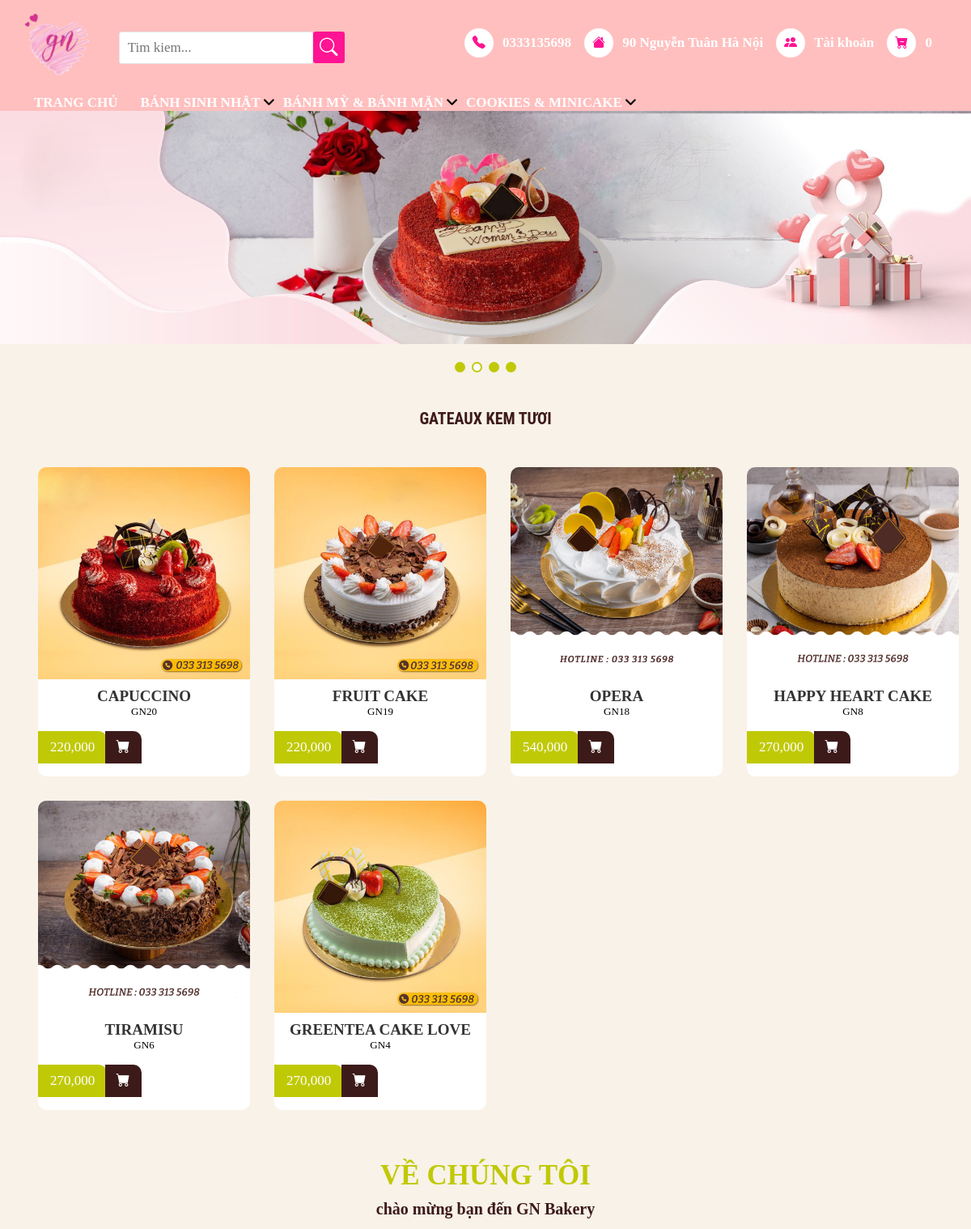
Page /index.php?category=1 (upper part) on the earlier database version.
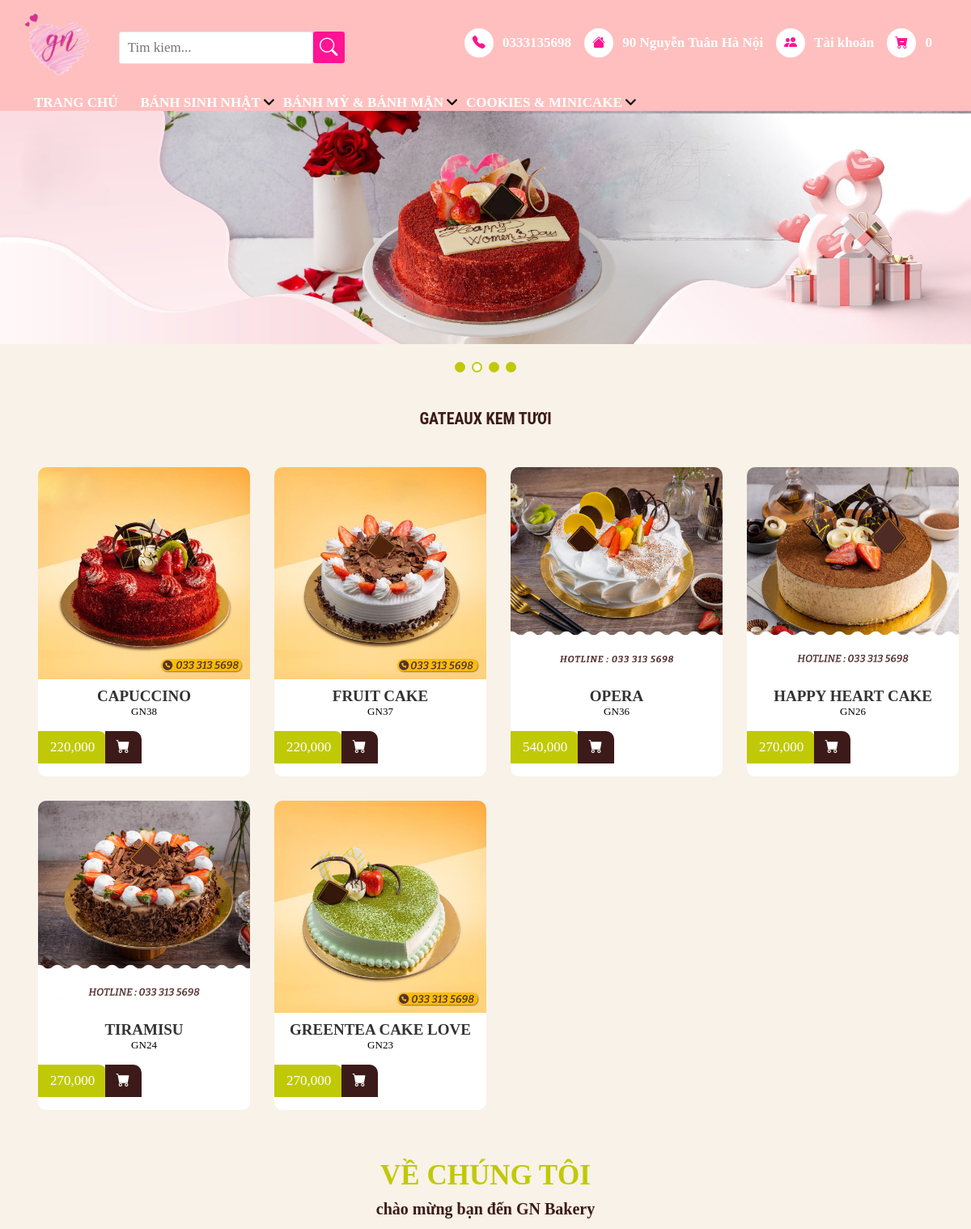
Same page on the later database version.
### tables this page shows
CREATE TABLE `categories` (
  `id` int(11) NOT NULL,
  `name` varchar(50) NOT NULL
);

CREATE TABLE `products` (
  `id` int(11) NOT NULL,
  `name` varchar(50) NOT NULL,
  `image` varchar(255) NOT NULL,
  `size` int(11) NOT NULL,
  `price` float NOT NULL,
  `description` text NOT NULL,
  `status` tinyint(1) NOT NULL DEFAULT '1',
  `category_detail_id` int(11) NOT NULL,
  `user_id` int(11) NOT NULL
);

### index.php (the view, shortened to what the changed rows need)
<?php
  require './database/connect.php';
  $where = 1;
  if(isset($_GET['category'])) {
    $category = $_GET['category'];
    $where = "category_detail_id = '$category'";
  }
  $sql = "SELECT products.*, category_detail.name as category_name FROM products
  join category_detail on category_detail.id = products.category_detail_id
  where $where
  order by category_detail_id ASC, products.id desc";
  $result = mysqli_query($connect, $sql);
?>
<!DOCTYPE html>
<html>
<head>
  <link rel="stylesheet" href="https://cdn.jsdelivr.net/npm/bootstrap-icons@1.8.1/font/bootstrap-icons.css">
  <link href="https://cdn.jsdelivr.net/npm/bootstrap@5.1.3/dist/css/bootstrap.min.css" rel="stylesheet"
>
  <link rel="stylesheet" type="text/css" href="css/style.css">
  <link rel="stylesheet" href="https://cdnjs.cloudflare.com/ajax/libs/font-awesome/6.0.0/css/all.min.css">
  <link rel="stylesheet" type="text/css" href="css/slick-style.css">
  <link rel="stylesheet" type="text/css" href="https://cdn.jsdelivr.net/npm/slick-carousel@1.8.1/slick/slick.css" />
  <link rel="stylesheet" href="https://cdnjs.cloudflare.com/ajax/libs/font-awesome/4.7.0/css/font-awesome.min.css">
</head>
<body>
  <?php require './header.php'; ?>
  <br>
  <div id="intro">
    <ul class="products">
      <?php foreach($result as $each) { ?>
        <li>
          <div class="product-item">
            <div class="product-top">
              <a href="./product.php?id=<?= $each['id'] ?>" class="product-thumb">
                <img src="./assets/images/products/<?= $each['image'] ?>" alt="">
              </a>
            </div>
            <div class="product-info">
              <a href="./product.php?id=<?= $each['id'] ?>" class="product-cat"><?= $each['name'] ?></a>
              <p class="product-name">GN<?= $each['id'] ?></p>
              <div class="product-price-action">
                <p class="product-price"><?= number_format($each['price'], 0, '.', ',') ?></p>
                <div class="product-action">
                  <form action="view_cart.php?id=<?= $each['id'] ?>" method="POST">
                  <button   type="submit" name="addcart" class="btn-action"><i class="bi bi-cart-fill"></i>
                  </button>
      </form>
                </div>
              </div>
            </div>
          </div>
        </li>
      <?php } ?>
  </div>
  <section class="about-introduce clearfix">
    <div class="title-text">
      <h2>chào mừng bạn đến GN Bakery</h2>
    </div>
  </section>
</body>
</html>

### header.php (shortened to what the changed rows need)
<?php
require './database/connect.php';
    $sql = "select * from categories";
    $categories = mysqli_query($connect, $sql);
?>
  <header class="medium-header">
    <div class="site-header">
      <div class="header-left">
        <div class="logo">
          <h1>
            <a href="#">
              <img src="img/logo.png">
            </a>
          </h1>
        </div>
      </div>
    </div>
    <nav class="container">
      <ul id="main-menu">
        <?php foreach($categories as $category) { ?>
            <li>
                <a href="#"><?= $category['name'] ?></a>
            </li>
          <?php } ?>
      </ul>
    </nav>
  </header>

Differences in the rows shown:
removed products: image (picture), name "CAPUCCINO", id "20", price "220,000"
removed products: image (picture), name "FRUIT CAKE", id "19", price "220,000"
removed products: image (picture), name "OPERA", id "18", price "540,000"
removed products: image (picture), name "HAPPY HEART CAKE", id "8", price "270,000"
removed products: image (picture), name "TIRAMISU", id "6", price "270,000"
removed products: image (picture), name "GREENTEA CAKE LOVE", id "4", price "270,000"
added products: image (picture), name "CAPUCCINO", id "38", price "220,000"
added products: image (picture), name "FRUIT CAKE", id "37", price "220,000"
added products: image (picture), name "OPERA", id "36", price "540,000"
added products: image (picture), name "HAPPY HEART CAKE", id "26", price "270,000"
added products: image (picture), name "TIRAMISU", id "24", price "270,000"
added products: image (picture), name "GREENTEA CAKE LOVE", id "23", price "270,000"
